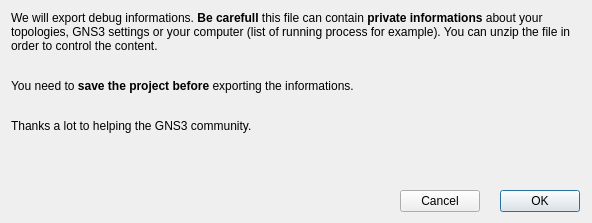
<?xml version="1.0" encoding="UTF-8"?>
<ui version="4.0">
 <class>ExportDebugDialog</class>
 <widget class="QDialog" name="ExportDebugDialog">
  <property name="windowModality">
   <enum>Qt::WindowModal</enum>
  </property>
  <property name="geometry">
   <rect>
    <x>0</x>
    <y>0</y>
    <width>592</width>
    <height>223</height>
   </rect>
  </property>
  <property name="windowTitle">
   <string>Export debug informations</string>
  </property>
  <property name="modal">
   <bool>true</bool>
  </property>
  <layout class="QVBoxLayout" name="verticalLayout">
   <property name="rightMargin">
    <number>12</number>
   </property>
   <item>
    <widget class="QLabel" name="label">
     <property name="text">
      <string>&lt;html&gt;&lt;head/&gt;&lt;body&gt;&lt;p&gt;We will export debug informations. &lt;span style=&quot; font-weight:600;&quot;&gt;Be carefull&lt;/span&gt; this file can contain &lt;span style=&quot; font-weight:600;&quot;&gt;private informations&lt;/span&gt; about your topologies, GNS3 settings or your computer (list of running process for example). You can unzip the file in order to control the content.&lt;/p&gt;&lt;p&gt;&lt;br/&gt;You need to&lt;span style=&quot; font-weight:600;&quot;&gt; save the project before&lt;/span&gt; exporting the informations.&lt;/p&gt;&lt;p&gt;&lt;br/&gt;Thanks a lot to helping the GNS3 community.&lt;/p&gt;&lt;/body&gt;&lt;/html&gt;</string>
     </property>
     <property name="textFormat">
      <enum>Qt::RichText</enum>
     </property>
     <property name="scaledContents">
      <bool>false</bool>
     </property>
     <property name="alignment">
      <set>Qt::AlignLeading|Qt::AlignLeft|Qt::AlignTop</set>
     </property>
     <property name="wordWrap">
      <bool>true</bool>
     </property>
    </widget>
   </item>
   <item>
    <layout class="QHBoxLayout" name="horizontalLayout">
     <property name="spacing">
      <number>20</number>
     </property>
     <item>
      <spacer name="horizontalSpacer">
       <property name="orientation">
        <enum>Qt::Horizontal</enum>
       </property>
       <property name="sizeHint" stdset="0">
        <size>
         <width>40</width>
         <height>20</height>
        </size>
       </property>
      </spacer>
     </item>
     <item>
      <widget class="QPushButton" name="uiCancelButton">
       <property name="sizePolicy">
        <sizepolicy hsizetype="Fixed" vsizetype="Fixed">
         <horstretch>0</horstretch>
         <verstretch>0</verstretch>
        </sizepolicy>
       </property>
       <property name="text">
        <string>Cancel</string>
       </property>
      </widget>
     </item>
     <item>
      <widget class="QDialogButtonBox" name="uiOkButton">
       <property name="sizePolicy">
        <sizepolicy hsizetype="Fixed" vsizetype="Fixed">
         <horstretch>0</horstretch>
         <verstretch>0</verstretch>
        </sizepolicy>
       </property>
       <property name="orientation">
        <enum>Qt::Horizontal</enum>
       </property>
       <property name="standardButtons">
        <set>QDialogButtonBox::Ok</set>
       </property>
      </widget>
     </item>
    </layout>
   </item>
  </layout>
  <zorder>label</zorder>
  <zorder></zorder>
 </widget>
 <resources>
  <include location="../../resources/resources.qrc"/>
 </resources>
 <connections>
  <connection>
   <sender>uiCancelButton</sender>
   <signal>clicked()</signal>
   <receiver>ExportDebugDialog</receiver>
   <slot>reject()</slot>
   <hints>
    <hint type="sourcelabel">
     <x>347</x>
     <y>184</y>
    </hint>
    <hint type="destinationlabel">
     <x>286</x>
     <y>274</y>
    </hint>
   </hints>
  </connection>
 </connections>
</ui>
